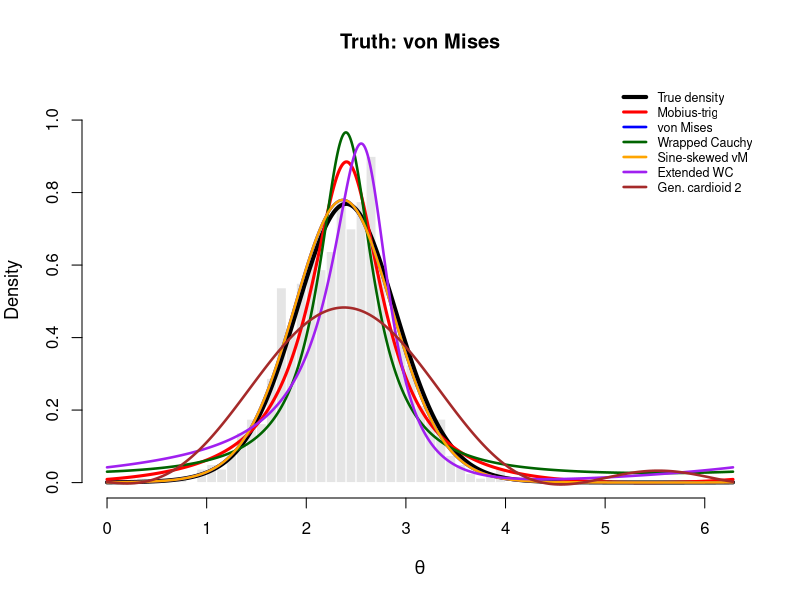
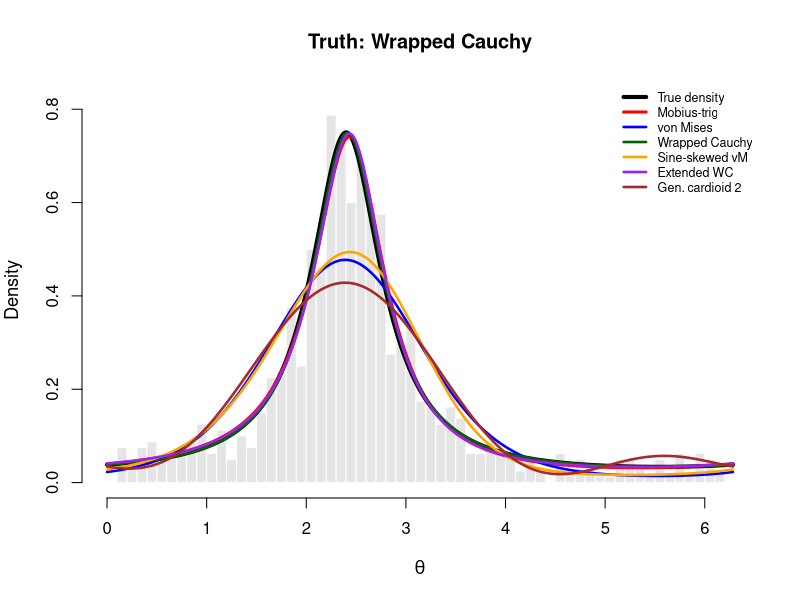
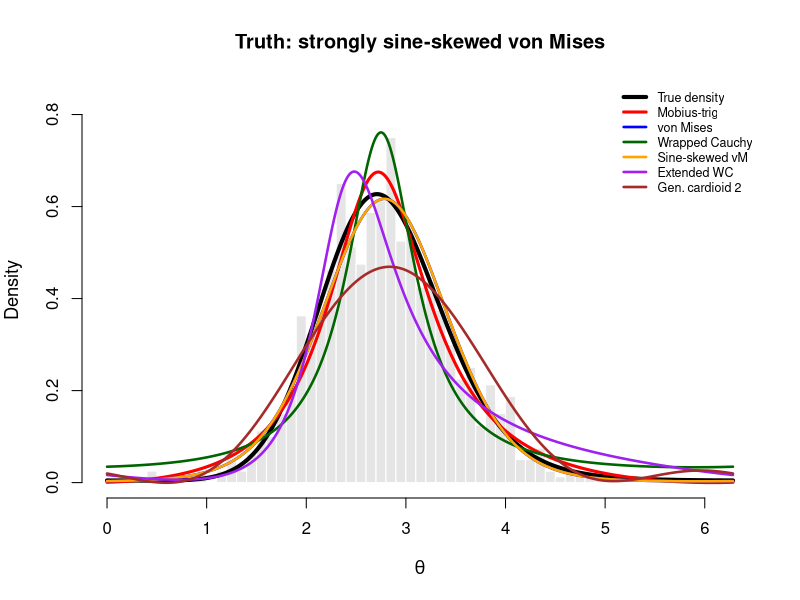
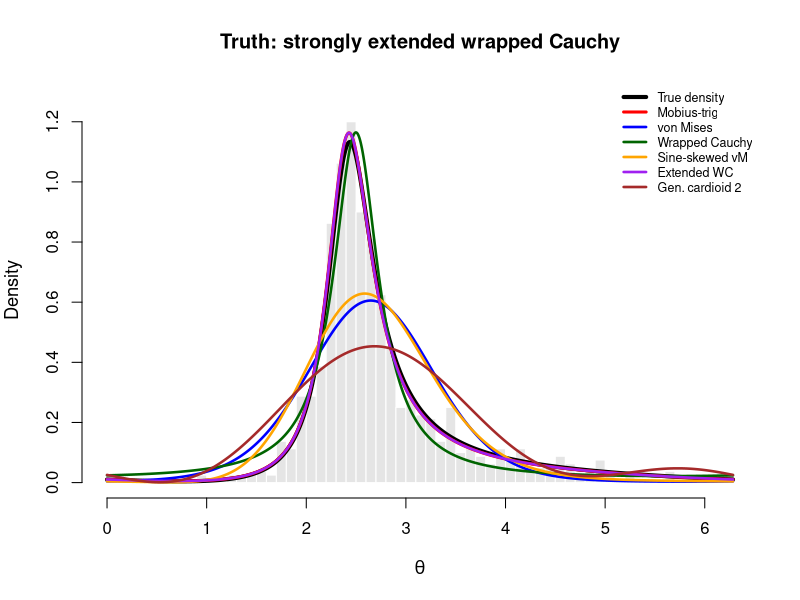
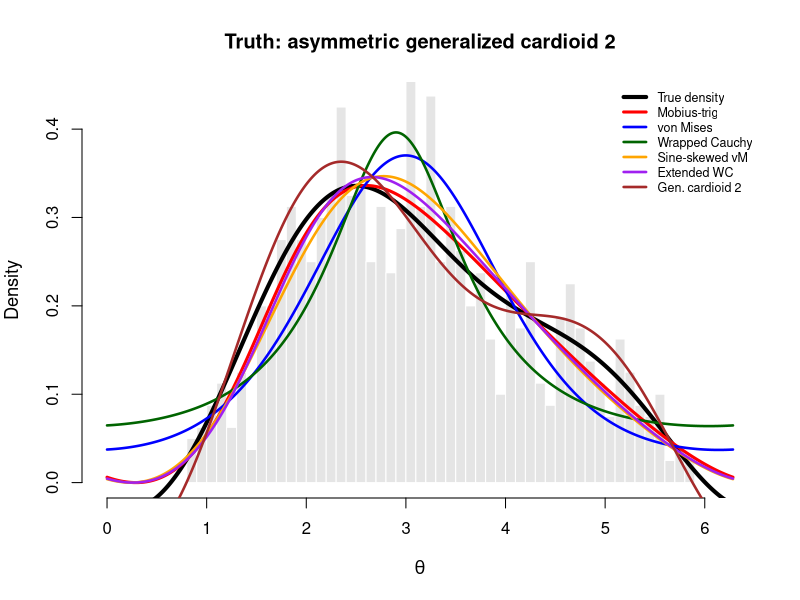
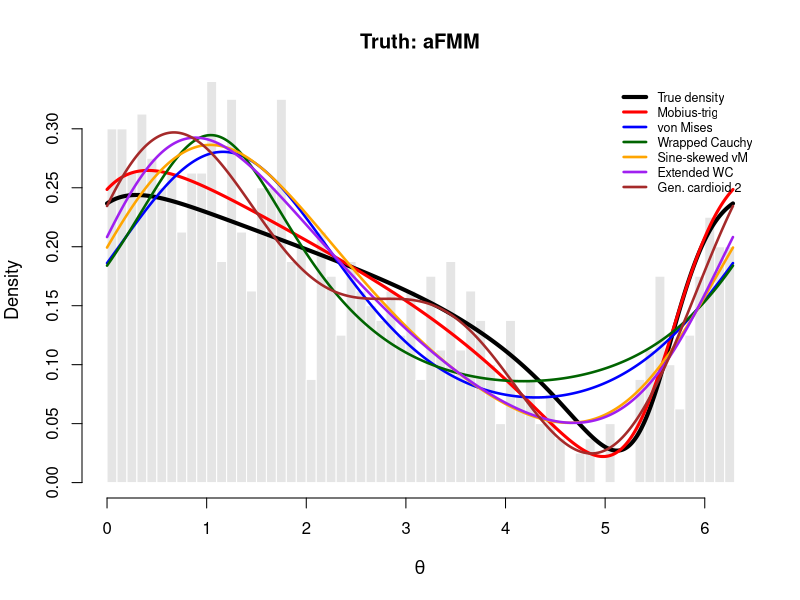

The R source for these figures, in order:
## ============================================================
## Comparison of Möbius-warped trigonometric circular density
## with classical circular densities
## ============================================================

setwd("C:/Users/cristina/Desktop/FMM/MObiusDENsity/")

## ============================================================
## Möbius-warped trigonometric circular density
## Simulation, fitting, AIC comparison and plots
## ============================================================

rm(list = ls())

## ============================================================
## 1. DENSITIES
## ============================================================

Phi_mobius <- function(theta, alpha, omega) {
  u <- theta - alpha
  2 * atan2(omega * sin(u / 2), cos(u / 2))
}

d_mobius_trig <- function(theta, alpha, omega, beta, rho, log = FALSE) {
  
  num <- 1 + rho * cos(Phi_mobius(theta, alpha, omega) + beta)
  
  Z <- 2*pi * (1 + rho * cos(beta) * (1 - omega) / (1 + omega))
  
  dens <- num / Z
  
  if (any(dens <= 0) || Z <= 0 || any(!is.finite(dens))) {
    if (log) return(rep(-Inf, length(theta)))
    return(rep(0, length(theta)))
  }
  
  if (log) log(dens) else dens
}

d_cardioid <- function(theta, mu = 0, rho = 0.3) {
  (1 + 2*rho*cos(theta - mu)) / (2*pi)
}

d_vonmises <- function(theta, mu = 0, kappa = 2) {
  exp(kappa*cos(theta - mu)) / (2*pi*besselI(kappa, 0))
}

d_wrapped_cauchy <- function(theta, mu = 0, gamma = 0.5) {
  (1 - gamma^2) /
    (2*pi * (1 + gamma^2 - 2*gamma*cos(theta - mu)))
}

d_sineskew_vm <- function(theta, mu = 0, kappa = 2, lambda = 0.3) {
  base <- d_vonmises(theta, mu, kappa)
  base * (1 + lambda * sin(theta - mu))
}

d_ext_wrapped_cauchy <- function(theta, mu = 0, gamma = 0.5, lambda = 0.3) {
  base <- d_wrapped_cauchy(theta, mu, gamma)
  base * (1 + lambda * sin(theta - mu))
}

d_gen_cardioid2 <- function(theta,
                            mu = 0,
                            a1 = 0.3,
                            b1 = 0,
                            a2 = 0.1,
                            b2 = 0) {
  
  x <- theta - mu
  
  (1 +
      a1*cos(x) + b1*sin(x) +
      a2*cos(2*x) + b2*sin(2*x)) / (2*pi)
}

## ============================================================
## 2. NEGATIVE LOG-LIKELIHOODS
## ============================================================

neglog_mobius <- function(par, theta) {
  
  alpha <- par[1] %% (2*pi)
  omega <- plogis(par[2])
  beta  <- par[3] %% (2*pi)
  rho   <- tanh(par[4])
  
  ll <- d_mobius_trig(theta, alpha, omega, beta, rho, log = TRUE)
  
  if (any(!is.finite(ll))) return(1e10)
  
  -sum(ll)
}

neglog_cardioid <- function(par, theta) {
  
  mu <- par[1] %% (2*pi)
  rho <- 0.5 * tanh(par[2])
  
  f <- d_cardioid(theta, mu, rho)
  
  if (any(f <= 0) || any(!is.finite(f))) return(1e10)
  
  -sum(log(f))
}

neglog_vm <- function(par, theta) {
  
  mu <- par[1] %% (2*pi)
  kappa <- exp(par[2])
  
  f <- d_vonmises(theta, mu, kappa)
  
  if (any(f <= 0) || any(!is.finite(f))) return(1e10)
  
  -sum(log(f))
}

neglog_wc <- function(par, theta) {
  
  mu <- par[1] %% (2*pi)
  gamma <- plogis(par[2])
  
  f <- d_wrapped_cauchy(theta, mu, gamma)
  
  if (any(f <= 0) || any(!is.finite(f))) return(1e10)
  
  -sum(log(f))
}

neglog_sineskew_vm <- function(par, theta) {
  
  mu <- par[1] %% (2*pi)
  kappa <- exp(par[2])
  lambda <- tanh(par[3])
  
  f <- d_sineskew_vm(theta, mu, kappa, lambda)
  
  if (any(f <= 0) || any(!is.finite(f))) return(1e10)
  
  -sum(log(f))
}

neglog_ext_wc <- function(par, theta) {
  
  mu <- par[1] %% (2*pi)
  gamma <- plogis(par[2])
  lambda <- tanh(par[3])
  
  f <- d_ext_wrapped_cauchy(theta, mu, gamma, lambda)
  
  if (any(f <= 0) || any(!is.finite(f))) return(1e10)
  
  -sum(log(f))
}

neglog_gen_cardioid2 <- function(par, theta) {
  
  mu <- par[1] %% (2*pi)
  
  a1 <- tanh(par[2])
  b1 <- tanh(par[3])
  a2 <- tanh(par[4])
  b2 <- tanh(par[5])
  
  f <- d_gen_cardioid2(theta, mu, a1, b1, a2, b2)
  
  if (any(f <= 0) || any(!is.finite(f))) return(1e10)
  
  -sum(log(f))
}

## ============================================================
## 3. FITTING FUNCTIONS
## ============================================================

fit_generic <- function(theta, fn, npar, nstart = 20) {
  
  theta <- theta %% (2*pi)
  
  starts <- replicate(
    nstart,
    c(runif(1, 0, 2*pi), rnorm(npar - 1)),
    simplify = FALSE
  )
  
  fits <- lapply(starts, function(st) {
    
    optim(
      par = st,
      fn = fn,
      theta = theta,
      method = "BFGS",
      control = list(maxit = 2000)
    )
    
  })
  
  fits[[which.min(sapply(fits, function(z) z$value))]]
}

fit_mobius_trig <- function(theta, nstart = 30) {
  
  theta <- theta %% (2*pi)
  
  starts <- replicate(nstart, {
    c(
      runif(1, 0, 2*pi),
      rnorm(1, 0, 1),
      runif(1, 0, 2*pi),
      rnorm(1, 0, 1)
    )
  }, simplify = FALSE)
  
  fits <- lapply(starts, function(st) {
    
    optim(
      par = st,
      fn = neglog_mobius,
      theta = theta,
      method = "BFGS",
      control = list(maxit = 2000)
    )
    
  })
  
  best <- fits[[which.min(sapply(fits, function(z) z$value))]]
  
  est <- c(
    alpha = best$par[1] %% (2*pi),
    omega = plogis(best$par[2]),
    beta  = best$par[3] %% (2*pi),
    rho   = tanh(best$par[4])
  )
  
  list(
    par = est,
    logLik = -best$value,
    optim = best
  )
}

## ============================================================
## 4. RANDOM GENERATION
## ============================================================

r_from_density_reject <- function(n, dfun, ...) {
  
  grid <- seq(0, 2*pi, length.out = 5000)
  
  fmax <- max(dfun(grid, ...))
  
  out <- numeric(0)
  
  while (length(out) < n) {
    
    cand <- runif(n, 0, 2*pi)
    u <- runif(n)
    
    f <- dfun(cand, ...)
    
    acc <- u < f/fmax
    
    out <- c(out, cand[acc])
  }
  
  out[1:n]
}

r_vonmises_reject <- function(n, mu = 0, kappa = 2) {
  r_from_density_reject(n, d_vonmises, mu = mu, kappa = kappa)
}

## ============================================================
## 5. SIMULATE ONE SAMPLE FROM EACH TRUTH
## ============================================================

set.seed(123)

n <- 800

theta_vm <- r_vonmises_reject(
  n = n,
  mu = 2.4,
  kappa = 4
)

theta_wc <- r_from_density_reject(
  n = n,
  dfun = d_wrapped_cauchy,
  mu = 2.4,
  gamma = 0.65
)

theta_ssvm <- r_from_density_reject(
  n = n,
  dfun = d_sineskew_vm,
  mu = 2.4,
  kappa = 2.2,
  lambda = 0.90
)

theta_ewc <- r_from_density_reject(
  n = n,
  dfun = d_ext_wrapped_cauchy,
  mu = 2.4,
  gamma = 0.75,
  lambda = 0.90
)

theta_gc2 <- r_from_density_reject(
  n = n,
  dfun = d_gen_cardioid2,
  mu = 2.4,
  a1 = 0.85,
  b1 = 0.55,
  a2 = 0.25,
  b2 = -0.18
)
## ============================================================
## 6. MODEL COMPARISON
## ============================================================

simulate_and_compare <- function(theta, label = "truth",
                                 nstart_main = 30,
                                 nstart_gc2 = 50) {
  
  fit_mob <- fit_mobius_trig(theta, nstart = nstart_main)
  
  fit_car <- fit_generic(theta, neglog_cardioid, npar = 2, nstart = nstart_main)
  fit_vm  <- fit_generic(theta, neglog_vm,       npar = 2, nstart = nstart_main)
  fit_wc  <- fit_generic(theta, neglog_wc,       npar = 2, nstart = nstart_main)
  
  fit_ssvm <- fit_generic(theta, neglog_sineskew_vm, npar = 3, nstart = nstart_main)
  fit_ewc  <- fit_generic(theta, neglog_ext_wc,      npar = 3, nstart = nstart_main)
  fit_gc2  <- fit_generic(theta, neglog_gen_cardioid2,
                          npar = 5,
                          nstart = nstart_gc2)
  
  out <- data.frame(
    Truth = label,
    Model = c(
      "Mobius-trig",
      "Cardioid",
      "von Mises",
      "Wrapped Cauchy",
      "Sine-skewed von Mises",
      "Extended wrapped Cauchy",
      "Generalized cardioid 2"
    ),
    Parameters = c(4, 2, 2, 2, 3, 3, 5),
    logLik = c(
      fit_mob$logLik,
      -fit_car$value,
      -fit_vm$value,
      -fit_wc$value,
      -fit_ssvm$value,
      -fit_ewc$value,
      -fit_gc2$value
    )
  )
  
  out$AIC <- -2*out$logLik + 2*out$Parameters
  out$deltaAIC <- out$AIC - min(out$AIC)
  
  out[order(out$AIC), ]
}

res_all <- rbind(
  simulate_and_compare(theta_vm,   "von Mises"),
  simulate_and_compare(theta_wc,   "Wrapped Cauchy"),
  simulate_and_compare(theta_ssvm, "Sine-skewed von Mises"),
  simulate_and_compare(theta_ewc,  "Extended wrapped Cauchy"),
  simulate_and_compare(theta_gc2,  "Generalized cardioid 2")
)

print(res_all)

winners <- do.call(rbind, lapply(split(res_all, res_all$Truth), function(z) {
  z[which.min(z$AIC), ]
}))

print(winners)

delta_table <- reshape(
  res_all[, c("Truth", "Model", "deltaAIC")],
  idvar = "Truth",
  timevar = "Model",
  direction = "wide"
)


## ============================================================
## 7. PLOT FUNCTION
## ============================================================

plot_all_fits <- function(theta,
                          truth_fun,
                          truth_args,
                          plot_title = "Simulation",
                          nstart_main = 15,
                          nstart_gc2 = 25) {
  
  grid <- seq(0, 2*pi, length.out = 1200)
  
  f_true <- do.call(truth_fun, c(list(theta = grid), truth_args))
  
  fit_mob <- fit_mobius_trig(theta, nstart = nstart_main)
  
  fit_car <- fit_generic(theta, neglog_cardioid, npar = 2, nstart = nstart_main)
  fit_vm  <- fit_generic(theta, neglog_vm,       npar = 2, nstart = nstart_main)
  fit_wc  <- fit_generic(theta, neglog_wc,       npar = 2, nstart = nstart_main)
  
  fit_ssvm <- fit_generic(theta, neglog_sineskew_vm, npar = 3, nstart = nstart_main)
  fit_ewc  <- fit_generic(theta, neglog_ext_wc,      npar = 3, nstart = nstart_main)
  fit_gc2  <- fit_generic(theta, neglog_gen_cardioid2,
                          npar = 5,
                          nstart = nstart_gc2)
  
  par_car <- c(
    mu = fit_car$par[1] %% (2*pi),
    rho = 0.5 * tanh(fit_car$par[2])
  )
  
  par_vm <- c(
    mu = fit_vm$par[1] %% (2*pi),
    kappa = exp(fit_vm$par[2])
  )
  
  par_wc <- c(
    mu = fit_wc$par[1] %% (2*pi),
    gamma = plogis(fit_wc$par[2])
  )
  
  par_ssvm <- c(
    mu = fit_ssvm$par[1] %% (2*pi),
    kappa = exp(fit_ssvm$par[2]),
    lambda = tanh(fit_ssvm$par[3])
  )
  
  par_ewc <- c(
    mu = fit_ewc$par[1] %% (2*pi),
    gamma = plogis(fit_ewc$par[2]),
    lambda = tanh(fit_ewc$par[3])
  )
  
  par_gc2 <- c(
    mu = fit_gc2$par[1] %% (2*pi),
    a1 = tanh(fit_gc2$par[2]),
    b1 = tanh(fit_gc2$par[3]),
    a2 = tanh(fit_gc2$par[4]),
    b2 = tanh(fit_gc2$par[5])
  )
  
  f_mob <- d_mobius_trig(
    grid,
    fit_mob$par["alpha"],
    fit_mob$par["omega"],
    fit_mob$par["beta"],
    fit_mob$par["rho"]
  )
  
  f_car <- d_cardioid(grid, par_car["mu"], par_car["rho"])
  
  f_vm <- d_vonmises(grid, par_vm["mu"], par_vm["kappa"])
  
  f_wc <- d_wrapped_cauchy(grid, par_wc["mu"], par_wc["gamma"])
  
  f_ssvm <- d_sineskew_vm(
    grid,
    par_ssvm["mu"],
    par_ssvm["kappa"],
    par_ssvm["lambda"]
  )
  
  f_ewc <- d_ext_wrapped_cauchy(
    grid,
    par_ewc["mu"],
    par_ewc["gamma"],
    par_ewc["lambda"]
  )
  
  f_gc2 <- d_gen_cardioid2(
    grid,
    par_gc2["mu"],
    par_gc2["a1"],
    par_gc2["b1"],
    par_gc2["a2"],
    par_gc2["b2"]
  )
  
  ymax <- max(c(f_true, f_mob, f_car, f_vm, f_wc, f_ssvm, f_ewc, f_gc2))
  
  hist(theta,
       breaks = 45,
       probability = TRUE,
       xlim = c(0, 2*pi),
       ylim = c(0, 1.10*ymax),
       main = plot_title,
       xlab = expression(theta),
       ylab = "Density",
       border = "white",
       col = "grey90",
       cex.main = 1.2,
       cex.lab = 1.1)
  
  lines(grid, f_true, lwd = 4, col = "black")
  lines(grid, f_mob,  lwd = 3, col = "red")
  lines(grid, f_vm,   lwd = 2.5, col = "blue")
  lines(grid, f_wc,   lwd = 2.5, col = "darkgreen")
  lines(grid, f_ssvm, lwd = 2.5, col = "orange")
  lines(grid, f_ewc,  lwd = 2.5, col = "purple")
  lines(grid, f_gc2,  lwd = 2.5, col = "brown")
  
  legend("topright",
         legend = c("True density",
                    "Mobius-trig",
                    "von Mises",
                    "Wrapped Cauchy",
                    "Sine-skewed vM",
                    "Extended WC",
                    "Gen. cardioid 2"),
         col = c("black", "red", "blue", "darkgreen",
                 "orange", "purple", "brown"),
         lwd = c(4, 3, 2.5, 2.5, 2.5, 2.5, 2.5),
         cex = 0.75,
         bty = "n")
}

## ============================================================
## 8. GENERATE PLOTS ONE BY ONE
## ============================================================

par(mfrow = c(1,1))

plot_all_fits(
  theta_vm,
  truth_fun = d_vonmises,
  truth_args = list(mu = 2.4, kappa = 4),
  plot_title = "Truth: von Mises"
)

plot_all_fits(
  theta_wc,
  truth_fun = d_wrapped_cauchy,
  truth_args = list(mu = 2.4, gamma = 0.65),
  plot_title = "Truth: Wrapped Cauchy"
)

plot_all_fits(
  theta_ssvm,
  truth_fun = d_sineskew_vm,
  truth_args = list(mu = 2.4, kappa = 2.2, lambda = 0.90),
  plot_title = "Truth: strongly sine-skewed von Mises"
)

plot_all_fits(
  theta_ewc,
  truth_fun = d_ext_wrapped_cauchy,
  truth_args = list(mu = 2.4, gamma = 0.75, lambda = 0.90),
  plot_title = "Truth: strongly extended wrapped Cauchy"
)

plot_all_fits(
  theta_gc2,
  truth_fun = d_gen_cardioid2,
  truth_args = list(mu = 2.4, a1 = 0.85, b1 = 0.55,
                    a2 = 0.25, b2 = -0.18),
  plot_title = "Truth: asymmetric generalized cardioid 2"
)

## ============================================================
## Simulate from true aFMM density
## ============================================================

theta_afmm <- r_from_density_reject(
  n = n,
  dfun = d_mobius_trig,
  alpha = 2.4,
  omega = 0.35,
  beta  = 1.1,
  rho   = 0.80
)

res_afmm <- simulate_and_compare(
  theta_afmm,
  "aFMM"
)

res_all2 <- rbind(res_all, res_afmm)

delta_table2 <- reshape(
  res_all2[, c("Truth", "Model", "deltaAIC")],
  idvar = "Truth",
  timevar = "Model",
  direction = "wide"
)
## ============================================================
## Plot: true aFMM density
## ============================================================

plot_all_fits(
  theta_afmm,
  truth_fun = d_mobius_trig,
  truth_args = list(
    alpha = 2.4,
    omega = 0.35,
    beta  = 1.1,
    rho   = 0.80
  ),
  plot_title = "Truth: aFMM"
)
print(delta_table2)
print(delta_table)
